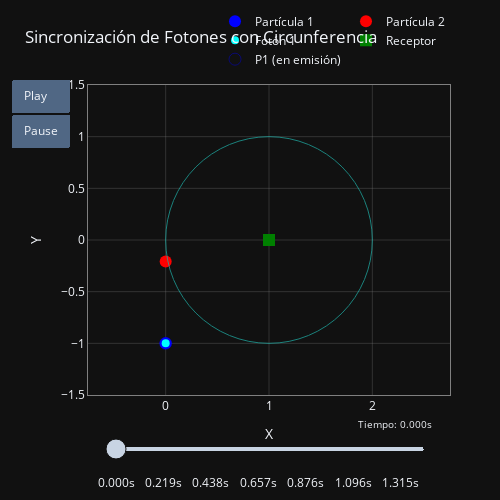

Notebook cell for this chart:
### Code cell
import plotly.graph_objects as go
import numpy as np

# --- Parámetros de la simulación ---
P1_initial_pos = np.array([0., -1.])  # Posición inicial de P1 (emite desde aquí en t=0)
# P2_initial_pos se calculará
v_particle = 0.5                       # Velocidad de las partículas (fracción de c)
P_receptor_pos = np.array([1., 0.])    # Posición del receptor (y centro de la circunferencia)
R_circumference = 1.0                  # Radio de la circunferencia
c = 1.0                                # Velocidad del fotón (c=1 por simplicidad)

# --- Cálculos para el fotón de P1 y el evento de sincronización ---
t_emission_p1 = 0.0
P1_emission_pos = P1_initial_pos # P1 emite desde su posición inicial en t=0

# Fotón 1 viaja desde P1_emission_pos hacia P_receptor_pos
dist_P1_to_receptor = np.linalg.norm(P_receptor_pos - P1_emission_pos)

# Distancia que el Fotón 1 debe recorrer para tocar la circunferencia
# Asumimos que P1 está fuera de la circunferencia y emite hacia su centro (el receptor)
if dist_P1_to_receptor < R_circumference - 1e-9: # P1 está estrictamente dentro
    print("Advertencia: P1 está dentro de la circunferencia. La lógica de 'tocar' el borde desde afuera no aplica directamente.")
    # Para este caso, podríamos definir t_event = 0, o que "toca" cuando llega al receptor.
    # Dada la configuración (0,-1), P1 está fuera (dist_P1_to_receptor = sqrt(2) > 1)
    dist_photon1_to_touch_circumference = 0.0 # O manejar según una nueva definición
elif np.isclose(dist_P1_to_receptor, R_circumference): # P1 está en la circunferencia
    dist_photon1_to_touch_circumference = 0.0
else: # P1 está fuera de la circunferencia
    dist_photon1_to_touch_circumference = dist_P1_to_receptor - R_circumference

time_photon1_to_touch_circumference = dist_photon1_to_touch_circumference / c if c > 1e-9 else 0
t_event = t_emission_p1 + time_photon1_to_touch_circumference # Momento en que fotón1 toca la circ. y P2 emite

# --- Cálculos para P2 ---
# P2 debe estar en (0,0) en t_event y emite su fotón entonces.
t_emission_p2 = t_event
P2_emission_pos = np.array([0., 0.]) # Posición de P2 al emitir

# Calcular P2_initial_pos
# P2_pos(t) = P2_initial_pos + [0, v_particle * t]
# P2_pos(t_event) = P2_emission_pos
# P2_initial_pos_y + v_particle * t_event = P2_emission_pos_y (=0)
P2_initial_pos_y = P2_emission_pos[1] - v_particle * t_event
P2_initial_pos = np.array([P2_emission_pos[0], P2_initial_pos_y])


# --- Tiempos de impacto en el receptor y vectores de trayectoria de fotones ---
# Fotón 1
vec_photon1_path_full = P_receptor_pos - P1_emission_pos
time_photon1_travel_full = dist_P1_to_receptor / c if c > 1e-9 else (0 if dist_P1_to_receptor < 1e-9 else float('inf'))
t_impact_photon1 = t_emission_p1 + time_photon1_travel_full

# Fotón 2
vec_photon2_path_full = P_receptor_pos - P2_emission_pos
dist_photon2_path_full = np.linalg.norm(vec_photon2_path_full)
time_photon2_travel_full = dist_photon2_path_full / c if c > 1e-9 else (0 if dist_photon2_path_full < 1e-9 else float('inf'))
t_impact_photon2 = t_emission_p2 + time_photon2_travel_full

t_impact_receptor = t_impact_photon1 # Debería ser igual a t_impact_photon2

# --- Parámetros de la animación ---
frame_duration_s = 0.02
t_anim_start = 0.0
t_anim_end = t_impact_receptor

num_frames = int(np.ceil((t_anim_end - t_anim_start) / frame_duration_s)) + 1
if num_frames < 10: # Asegurar un mínimo de frames
    num_frames = 10
# Asegurar que haya un frame en/cerca de t_event si es significativo
if t_event > frame_duration_s and t_event < t_anim_end - frame_duration_s :
    num_frames = max(num_frames, int(np.ceil(t_event / frame_duration_s)) + int(np.ceil((t_anim_end - t_event) / frame_duration_s)) + 1)

times = np.linspace(t_anim_start, t_anim_end, num_frames)

# --- Crear los datos para la figura y las trazas iniciales ---
trace_p1 = go.Scatter(x=[P1_initial_pos[0]], y=[P1_initial_pos[1]], mode='markers', marker=dict(color='blue', size=12), name='Partícula 1')
trace_p2 = go.Scatter(x=[P2_initial_pos[0]], y=[P2_initial_pos[1]], mode='markers', marker=dict(color='red', size=12), name='Partícula 2')
trace_photon1 = go.Scatter(x=[P1_emission_pos[0]], y=[P1_emission_pos[1]], mode='markers', marker=dict(color='cyan', size=8, symbol='circle'), name='Fotón 1', visible=True)
trace_photon2 = go.Scatter(x=[P2_emission_pos[0]], y=[P2_emission_pos[1]], mode='markers', marker=dict(color='magenta', size=8, symbol='circle'), name='Fotón 2', visible=False) # Invisible hasta emisión
trace_receptor = go.Scatter(x=[P_receptor_pos[0]], y=[P_receptor_pos[1]], mode='markers', marker=dict(color='green', size=12, symbol='square'), name='Receptor')
trace_ghost_p1 = go.Scatter(x=[P1_emission_pos[0]], y=[P1_emission_pos[1]], mode='markers', marker=dict(color='blue', size=12, opacity=0.4, symbol='circle-open'), name='P1 (en emisión)', visible=True) # P1 emite en t=0
trace_ghost_p2 = go.Scatter(x=[P2_emission_pos[0]], y=[P2_emission_pos[1]], mode='markers', marker=dict(color='red', size=12, opacity=0.4, symbol='circle-open'), name='P2 (en emisión)', visible=False) # Invisible hasta emisión

data = [trace_p1, trace_p2, trace_photon1, trace_photon2, trace_receptor, trace_ghost_p1, trace_ghost_p2]

# --- Crear los frames de la animación ---
frames = []
for i, t_current in enumerate(times):
    current_p1_pos = P1_initial_pos + np.array([0, v_particle * t_current])
    current_p2_pos = P2_initial_pos + np.array([0, v_particle * t_current])

    # Fotón 1
    photon1_visible = (t_current >= t_emission_p1)
    if photon1_visible:
        dist_travelled1 = c * (t_current - t_emission_p1)
        if dist_P1_to_receptor > 1e-9:
            current_photon1_pos = P1_emission_pos + (vec_photon1_path_full / dist_P1_to_receptor) * min(dist_travelled1, dist_P1_to_receptor)
        else:
            current_photon1_pos = P_receptor_pos
    else:
        current_photon1_pos = P1_emission_pos # Permanece en P1_emission_pos si no visible (no debería pasar con t_emission_p1=0)

    # Fotón 2
    photon2_visible = (t_current >= t_emission_p2)
    if photon2_visible:
        dist_travelled2 = c * (t_current - t_emission_p2)
        if dist_photon2_path_full > 1e-9:
             current_photon2_pos = P2_emission_pos + (vec_photon2_path_full / dist_photon2_path_full) * min(dist_travelled2, dist_photon2_path_full)
        else:
            current_photon2_pos = P_receptor_pos
    else:
        current_photon2_pos = P2_emission_pos # Permanece en P2_emission_pos si no visible

    ghost_p2_visible = (t_current >= t_emission_p2)

    # Forzar posición final en el último frame
    if i == num_frames - 1:
        current_photon1_pos = P_receptor_pos
        current_photon2_pos = P_receptor_pos
        photon1_visible = True
        photon2_visible = True

    frame_data = [
        go.Scatter(x=[current_p1_pos[0]], y=[current_p1_pos[1]]),
        go.Scatter(x=[current_p2_pos[0]], y=[current_p2_pos[1]]),
        go.Scatter(x=[current_photon1_pos[0]], y=[current_photon1_pos[1]], visible=photon1_visible),
        go.Scatter(x=[current_photon2_pos[0]], y=[current_photon2_pos[1]], visible=photon2_visible),
        go.Scatter(visible=ghost_p2_visible) # trace_ghost_p2
    ]
    frames.append(go.Frame(data=frame_data, name=str(t_current), traces=[0, 1, 2, 3, 6]))

# --- Configurar el Layout ---
all_x = [P1_initial_pos[0], P2_initial_pos[0], P_receptor_pos[0], P_receptor_pos[0] + R_circumference, P_receptor_pos[0] - R_circumference]
all_y = [P1_initial_pos[1], P2_initial_pos[1], P_receptor_pos[1], P_receptor_pos[1] + R_circumference, P_receptor_pos[1] - R_circumference]
all_y.append((P1_initial_pos + np.array([0, v_particle * t_impact_receptor]))[1]) # P1 final Y
all_y.append((P2_initial_pos + np.array([0, v_particle * t_impact_receptor]))[1]) # P2 final Y

min_x_ax, max_x_ax = min(all_x) - 0.5, max(all_x) + 0.5
min_y_ax, max_y_ax = min(all_y) - 0.5, max(all_y) + 0.5

layout = go.Layout(
    title='Sincronización de Fotones con Circunferencia',
    width=500, height=500, template='plotly_dark',
    xaxis=dict(range=[min_x_ax, max_x_ax], autorange=False, zeroline=False, title="X", gridcolor='rgba(128,128,128,0.3)', linecolor='gray', mirror=True),
    yaxis=dict(range=[min_y_ax, max_y_ax], autorange=False, zeroline=False, title="Y", scaleanchor="x", scaleratio=1, gridcolor='rgba(128,128,128,0.3)', linecolor='gray', mirror=True),
    legend=dict(orientation="h", yanchor="bottom", y=1.02, xanchor="right", x=1),
    margin=dict(l=50, r=50, b=50, t=80),
    updatemenus=[dict(type='buttons', showactive=False, buttons=[
        dict(label='Play', method='animate', args=[None, {"frame": {"duration": frame_duration_s * 1000, "redraw": True}, "fromcurrent": True, "transition": {"duration": 0, "easing": "linear"}, "mode": "immediate"}]),
        dict(label='Pause', method='animate', args=[[None], {"frame": {"duration": 0, "redraw": False}, "mode": "immediate", "transition": {"duration": 0}}])])],
    sliders=[dict(steps=[dict(method='animate', args=[[f.name], dict(mode='immediate', frame=dict(duration=frame_duration_s*1000, redraw=True), transition=dict(duration=0))], label=f"{float(f.name):.3f}s") for f in frames],
                  active=0, transition=dict(duration=0), x=0.05, len=0.9, currentvalue=dict(font=dict(size=10), prefix="Tiempo: ", visible=True, xanchor="right"))],
    shapes=[dict(type="circle", xref="x", yref="y", x0=P_receptor_pos[0] - R_circumference, y0=P_receptor_pos[1] - R_circumference, x1=P_receptor_pos[0] + R_circumference, y1=P_receptor_pos[1] + R_circumference, line_color="LightSeaGreen", line_width=1, opacity=0.7)]
)

fig = go.Figure(data=data, layout=layout, frames=frames)
fig.show()

print(f"Simulación:")
print(f"  P1 inicia en: {P1_initial_pos} y emite en t={t_emission_p1:.3f}s.")
print(f"  P2 inicia en: {P2_initial_pos} (calculado).")
print(f"  Velocidad de partículas: {v_particle:.2f}c, Velocidad fotón: {c:.1f}c.")
print(f"  Receptor en: {P_receptor_pos}, Circunferencia Radio: {R_circumference:.1f}.")
print(f"  Fotón de P1 toca la circunferencia en t_event={t_event:.3f}s.")
print(f"  P2 llega a (0,0) y emite su fotón en t_emission_p2={t_emission_p2:.3f}s.")
print(f"  Posición de P2 al emitir (P2_emission_pos): {P2_emission_pos}")
print(f"  Fotón 1 viaja {dist_P1_to_receptor:.3f} unidades, tiempo total de vuelo: {time_photon1_travel_full:.3f}s.")
print(f"  Fotón 2 viaja {dist_photon2_path_full:.3f} unidades, tiempo total de vuelo: {time_photon2_travel_full:.3f}s.")
print(f"  Ambos fotones impactan el receptor en t={t_impact_receptor:.3f}s.")
print(f"     (Verificación impacto P1: {t_emission_p1 + time_photon1_travel_full:.3f}s, P2: {t_emission_p2 + time_photon2_travel_full:.3f}s)")
print(f"  Posición de P1 en impacto: {P1_initial_pos + np.array([0, v_particle * t_impact_receptor])}")
print(f"  Posición de P2 en impacto: {P2_initial_pos + np.array([0, v_particle * t_impact_receptor])}")
print(f"  Animación de t={t_anim_start:.3f}s a t={t_anim_end:.3f}s con {num_frames} frames.")

### Figure 1 — Plotly figure (JSON) as saved in the notebook; plotly's stock layout.template omitted (floating-point values rounded to 4 significant figures)
{"data": [{"marker": {"color": "blue", "size": 12}, "mode": "markers", "name": "Partícula 1", "type": "scatter", "x": [0], "y": [-1]}, {"marker": {"color": "red", "size": 12}, "mode": "markers", "name": "Partícula 2", "type": "scatter", "x": [0], "y": [-0.2071]}, {"marker": {"color": "cyan", "size": 8, "symbol": "circle"}, "mode": "markers", "name": "Fotón 1", "type": "scatter", "visible": true, "x": [0], "y": [-1]}, {"marker": {"color": "magenta", "size": 8, "symbol": "circle"}, "mode": "markers", "name": "Fotón 2", "type": "scatter", "visible": false, "x": [0], "y": [0]}, {"marker": {"color": "green", "size": 12, "symbol": "square"}, "mode": "markers", "name": "Receptor", "type": "scatter", "x": [1], "y": [0]}, {"marker": {"color": "blue", "opacity": 0.4, "size": 12, "symbol": "circle-open"}, "mode": "markers", "name": "P1 (en emisión)", "type": "scatter", "visible": true, "x": [0], "y": [-1]}, {"marker": {"color": "red", "opacity": 0.4, "size": 12, "symbol": "circle-open"}, "mode": "markers", "name": "P2 (en emisión)", "type": "scatter", "visible": false, "x": [0], "y": [0]}], "layout": {"height": 500, "legend": {"orientation": "h", "x": 1, "xanchor": "right", "y": 1.02, "yanchor": "bottom"}, "margin": {"b": 50, "l": 50, "r": 50, "t": 80}, "shapes": [{"line": {"color": "LightSeaGreen", "width": 1}, "opacity": 0.7, "type": "circle", "x0": 0, "x1": 2, "xref": "x", "y0": -1, "y1": 1, "yref": "y"}], "sliders": [{"active": 0, "currentvalue": {"font": {"size": 10}, "prefix": "Tiempo: ", "visible": true, "xanchor": "right"}, "len": 0.9, "steps": [{"args": [["0.0"], {"frame": {"duration": 20, "redraw": true}, "mode": "immediate", "transition": {"duration": 0}}], "label": "0.000s", "method": "animate"}, {"args": [["0.019918500878494297"], {"frame": {"duration": 20, "redraw": true}, "mode": "immediate", "transition": {"duration": 0}}], "label": "0.020s", "method": "animate"}, {"args": [["0.039837001756988594"], {"frame": {"duration": 20, "redraw": true}, "mode": "immediate", "transition": {"duration": 0}}], "label": "0.040s", "method": "animate"}, {"args": [["0.05975550263548289"], {"frame": {"duration": 20, "redraw": true}, "mode": "immediate", "transition": {"duration": 0}}], "label": "0.060s", "method": "animate"}, {"args": [["0.07967400351397719"], {"frame": {"duration": 20, "redraw": true}, "mode": "immediate", "transition": {"duration": 0}}], "label": "0.080s", "method": "animate"}, {"args": [["0.09959250439247148"], {"frame": {"duration": 20, "redraw": true}, "mode": "immediate", "transition": {"duration": 0}}], "label": "0.100s", "method": "animate"}, {"args": [["0.11951100527096578"], {"frame": {"duration": 20, "redraw": true}, "mode": "immediate", "transition": {"duration": 0}}], "label": "0.120s", "method": "animate"}, {"args": [["0.1394295061494601"], {"frame": {"duration": 20, "redraw": true}, "mode": "immediate", "transition": {"duration": 0}}], "label": "0.139s", "method": "animate"}, {"args": [["0.15934800702795437"], {"frame": {"duration": 20, "redraw": true}, "mode": "immediate", "transition": {"duration": 0}}], "label": "0.159s", "method": "animate"}, {"args": [["0.17926650790644866"], {"frame": {"duration": 20, "redraw": true}, "mode": "immediate", "transition": {"duration": 0}}], "label": "0.179s", "method": "animate"}, {"args": [["0.19918500878494297"], {"frame": {"duration": 20, "redraw": true}, "mode": "immediate", "transition": {"duration": 0}}], "label": "0.199s", "method": "animate"}, {"args": [["0.21910350966343728"], {"frame": {"duration": 20, "redraw": true}, "mode": "immediate", "transition": {"duration": 0}}], "label": "0.219s", "method": "animate"}, {"args": [["0.23902201054193156"], {"frame": {"duration": 20, "redraw": true}, "mode": "immediate", "transition": {"duration": 0}}], "label": "0.239s", "method": "animate"}, {"args": [["0.25894051142042585"], {"frame": {"duration": 20, "redraw": true}, "mode": "immediate", "transition": {"duration": 0}}], "label": "0.259s", "method": "animate"}, {"args": [["0.2788590122989202"], {"frame": {"duration": 20, "redraw": true}, "mode": "immediate", "transition": {"duration": 0}}], "label": "0.279s", "method": "animate"}, {"args": [["0.29877751317741447"], {"frame": {"duration": 20, "redraw": true}, "mode": "immediate", "transition": {"duration": 0}}], "label": "0.299s", "method": "animate"}, {"args": [["0.31869601405590875"], {"frame": {"duration": 20, "redraw": true}, "mode": "immediate", "transition": {"duration": 0}}], "label": "0.319s", "method": "animate"}, {"args": [["0.33861451493440303"], {"frame": {"duration": 20, "redraw": true}, "mode": "immediate", "transition": {"duration": 0}}], "label": "0.339s", "method": "animate"}, {"args": [["0.3585330158128973"], {"frame": {"duration": 20, "redraw": true}, "mode": "immediate", "transition": {"duration": 0}}], "label": "0.359s", "method": "animate"}, {"args": [["0.37845151669139165"], {"frame": {"duration": 20, "redraw": true}, "mode": "immediate", "transition": {"duration": 0}}], "label": "0.378s", "method": "animate"}, {"args": [["0.39837001756988594"], {"frame": {"duration": 20, "redraw": true}, "mode": "immediate", "transition": {"duration": 0}}], "label": "0.398s", "method": "animate"}, {"args": [["0.4182885184483802"], {"frame": {"duration": 20, "redraw": true}, "mode": "immediate", "transition": {"duration": 0}}], "label": "0.418s", "method": "animate"}, {"args": [["0.43820701932687456"], {"frame": {"duration": 20, "redraw": true}, "mode": "immediate", "transition": {"duration": 0}}], "label": "0.438s", "method": "animate"}, {"args": [["0.45812552020536884"], {"frame": {"duration": 20, "redraw": true}, "mode": "immediate", "transition": {"duration": 0}}], "label": "0.458s", "method": "animate"}, {"args": [["0.4780440210838631"], {"frame": {"duration": 20, "redraw": true}, "mode": "immediate", "transition": {"duration": 0}}], "label": "0.478s", "method": "animate"}, {"args": [["0.4979625219623574"], {"frame": {"duration": 20, "redraw": true}, "mode": "immediate", "transition": {"duration": 0}}], "label": "0.498s", "method": "animate"}, {"args": [["0.5178810228408517"], {"frame": {"duration": 20, "redraw": true}, "mode": "immediate", "transition": {"duration": 0}}], "label": "0.518s", "method": "animate"}, {"args": [["0.537799523719346"], {"frame": {"duration": 20, "redraw": true}, "mode": "immediate", "transition": {"duration": 0}}], "label": "0.538s", "method": "animate"}, {"args": [["0.5577180245978404"], {"frame": {"duration": 20, "redraw": true}, "mode": "immediate", "transition": {"duration": 0}}], "label": "0.558s", "method": "animate"}, {"args": [["0.5776365254763346"], {"frame": {"duration": 20, "redraw": true}, "mode": "immediate", "transition": {"duration": 0}}], "label": "0.578s", "method": "animate"}, {"args": [["0.5975550263548289"], {"frame": {"duration": 20, "redraw": true}, "mode": "immediate", "transition": {"duration": 0}}], "label": "0.598s", "method": "animate"}, {"args": [["0.6174735272333232"], {"frame": {"duration": 20, "redraw": true}, "mode": "immediate", "transition": {"duration": 0}}], "label": "0.617s", "method": "animate"}, {"args": [["0.6373920281118175"], {"frame": {"duration": 20, "redraw": true}, "mode": "immediate", "transition": {"duration": 0}}], "label": "0.637s", "method": "animate"}, {"args": [["0.6573105289903118"], {"frame": {"duration": 20, "redraw": true}, "mode": "immediate", "transition": {"duration": 0}}], "label": "0.657s", "method": "animate"}, {"args": [["0.6772290298688061"], {"frame": {"duration": 20, "redraw": true}, "mode": "immediate", "transition": {"duration": 0}}], "label": "0.677s", "method": "animate"}, {"args": [["0.6971475307473004"], {"frame": {"duration": 20, "redraw": true}, "mode": "immediate", "transition": {"duration": 0}}], "label": "0.697s", "method": "animate"}, {"args": [["0.7170660316257946"], {"frame": {"duration": 20, "redraw": true}, "mode": "immediate", "transition": {"duration": 0}}], "label": "0.717s", "method": "animate"}, {"args": [["0.736984532504289"], {"frame": {"duration": 20, "redraw": true}, "mode": "immediate", "transition": {"duration": 0}}], "label": "0.737s", "method": "animate"}, {"args": [["0.7569030333827833"], {"frame": {"duration": 20, "redraw": true}, "mode": "immediate", "transition": {"duration": 0}}], "label": "0.757s", "method": "animate"}, {"args": [["0.7768215342612775"], {"frame": {"duration": 20, "redraw": true}, "mode": "immediate", "transition": {"duration": 0}}], "label": "0.777s", "method": "animate"}, {"args": [["0.7967400351397719"], {"frame": {"duration": 20, "redraw": true}, "mode": "immediate", "transition": {"duration": 0}}], "label": "0.797s", "method": "animate"}, {"args": [["0.8166585360182662"], {"frame": {"duration": 20, "redraw": true}, "mode": "immediate", "transition": {"duration": 0}}], "label": "0.817s", "method": "animate"}, {"args": [["0.8365770368967604"], {"frame": {"duration": 20, "redraw": true}, "mode": "immediate", "transition": {"duration": 0}}], "label": "0.837s", "method": "animate"}, {"args": [["0.8564955377752548"], {"frame": {"duration": 20, "redraw": true}, "mode": "immediate", "transition": {"duration": 0}}], "label": "0.856s", "method": "animate"}, {"args": [["0.8764140386537491"], {"frame": {"duration": 20, "redraw": true}, "mode": "immediate", "transition": {"duration": 0}}], "label": "0.876s", "method": "animate"}, {"args": [["0.8963325395322433"], {"frame": {"duration": 20, "redraw": true}, "mode": "immediate", "transition": {"duration": 0}}], "label": "0.896s", "method": "animate"}, {"args": [["0.9162510404107377"], {"frame": {"duration": 20, "redraw": true}, "mode": "immediate", "transition": {"duration": 0}}], "label": "0.916s", "method": "animate"}, {"args": [["0.9361695412892319"], {"frame": {"duration": 20, "redraw": true}, "mode": "immediate", "transition": {"duration": 0}}], "label": "0.936s", "method": "animate"}, {"args": [["0.9560880421677262"], {"frame": {"duration": 20, "redraw": true}, "mode": "immediate", "transition": {"duration": 0}}], "label": "0.956s", "method": "animate"}, {"args": [["0.9760065430462206"], {"frame": {"duration": 20, "redraw": true}, "mode": "immediate", "transition": {"duration": 0}}], "label": "0.976s", "method": "animate"}, {"args": [["0.9959250439247148"], {"frame": {"duration": 20, "redraw": true}, "mode": "immediate", "transition": {"duration": 0}}], "label": "0.996s", "method": "animate"}, {"args": [["1.015843544803209"], {"frame": {"duration": 20, "redraw": true}, "mode": "immediate", "transition": {"duration": 0}}], "label": "1.016s", "method": "animate"}, {"args": [["1.0357620456817034"], {"frame": {"duration": 20, "redraw": true}, "mode": "immediate", "transition": {"duration": 0}}], "label": "1.036s", "method": "animate"}, {"args": [["1.0556805465601977"], {"frame": {"duration": 20, "redraw": true}, "mode": "immediate", "transition": {"duration": 0}}], "label": "1.056s", "method": "animate"}, {"args": [["1.075599047438692"], {"frame": {"duration": 20, "redraw": true}, "mode": "immediate", "transition": {"duration": 0}}], "label": "1.076s", "method": "animate"}, {"args": [["1.0955175483171864"], {"frame": {"duration": 20, "redraw": true}, "mode": "immediate", "transition": {"duration": 0}}], "label": "1.096s", "method": "animate"}, {"args": [["1.1154360491956807"], {"frame": {"duration": 20, "redraw": true}, "mode": "immediate", "transition": {"duration": 0}}], "label": "1.115s", "method": "animate"}, {"args": [["1.1353545500741749"], {"frame": {"duration": 20, "redraw": true}, "mode": "immediate", "transition": {"duration": 0}}], "label": "1.135s", "method": "animate"}, {"args": [["1.1552730509526692"], {"frame": {"duration": 20, "redraw": true}, "mode": "immediate", "transition": {"duration": 0}}], "label": "1.155s", "method": "animate"}, {"args": [["1.1751915518311635"], {"frame": {"duration": 20, "redraw": true}, "mode": "immediate", "transition": {"duration": 0}}], "label": "1.175s", "method": "animate"}, {"args": [["1.1951100527096579"], {"frame": {"duration": 20, "redraw": true}, "mode": "immediate", "transition": {"duration": 0}}], "label": "1.195s", "method": "animate"}, {"args": [["1.2150285535881522"], {"frame": {"duration": 20, "redraw": true}, "mode": "immediate", "transition": {"duration": 0}}], "label": "1.215s", "method": "animate"}, {"args": [["1.2349470544666463"], {"frame": {"duration": 20, "redraw": true}, "mode": "immediate", "transition": {"duration": 0}}], "label": "1.235s", "method": "animate"}, {"args": [["1.2548655553451407"], {"frame": {"duration": 20, "redraw": true}, "mode": "immediate", "transition": {"duration": 0}}], "label": "1.255s", "method": "animate"}, {"args": [["1.274784056223635"], {"frame": {"duration": 20, "redraw": true}, "mode": "immediate", "transition": {"duration": 0}}], "label": "1.275s", "method": "animate"}, {"args": [["1.2947025571021293"], {"frame": {"duration": 20, "redraw": true}, "mode": "immediate", "transition": {"duration": 0}}], "label": "1.295s", "method": "animate"}, {"args": [["1.3146210579806237"], {"frame": {"duration": 20, "redraw": true}, "mode": "immediate", "transition": {"duration": 0}}], "label": "1.315s", "method": "animate"}, {"args": [["1.3345395588591178"], {"frame": {"duration": 20, "redraw": true}, "mode": "immediate", "transition": {"duration": 0}}], "label": "1.335s", "method": "animate"}, {"args": [["1.3544580597376121"], {"frame": {"duration": 20, "redraw": true}, "mode": "immediate", "transition": {"duration": 0}}], "label": "1.354s", "method": "animate"}, {"args": [["1.3743765606161065"], {"frame": {"duration": 20, "redraw": true}, "mode": "immediate", "transition": {"duration": 0}}], "label": "1.374s", "method": "animate"}, {"args": [["1.3942950614946008"], {"frame": {"duration": 20, "redraw": true}, "mode": "immediate", "transition": {"duration": 0}}], "label": "1.394s", "method": "animate"}, {"args": [["1.4142135623730951"], {"frame": {"duration": 20, "redraw": true}, "mode": "immediate", "transition": {"duration": 0}}], "label": "1.414s", "method": "animate"}], "transition": {"duration": 0}, "x": 0.05}], "title": {"text": "Sincronización de Fotones con Circunferencia"}, "updatemenus": [{"buttons": [{"args": [null, {"frame": {"duration": 20, "redraw": true}, "fromcurrent": true, "mode": "immediate", "transition": {"duration": 0, "easing": "linear"}}], "label": "Play", "method": "animate"}, {"args": [[null], {"frame": {"duration": 0, "redraw": false}, "mode": "immediate", "transition": {"duration": 0}}], "label": "Pause", "method": "animate"}], "showactive": false, "type": "buttons"}], "width": 500, "xaxis": {"autorange": false, "gridcolor": "rgba(128,128,128,0.3)", "linecolor": "gray", "mirror": true, "range": [-0.5, 2.5], "title": {"text": "X"}, "zeroline": false}, "yaxis": {"autorange": false, "gridcolor": "rgba(128,128,128,0.3)", "linecolor": "gray", "mirror": true, "range": [-1.5, 1.5], "scaleanchor": "x", "scaleratio": 1, "title": {"text": "Y"}, "zeroline": false}}}
